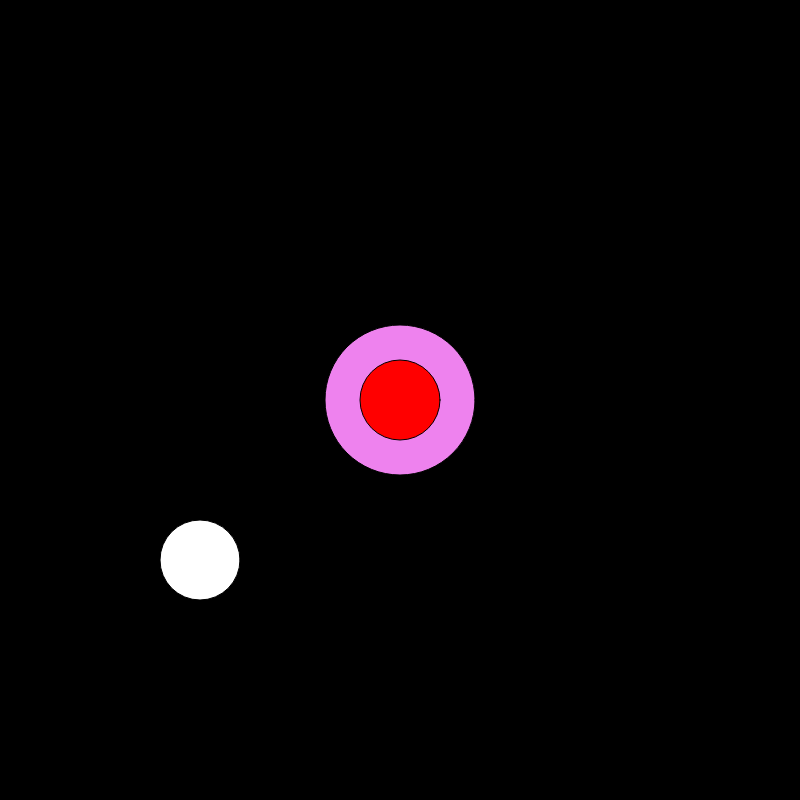
Frame 1 (no input)
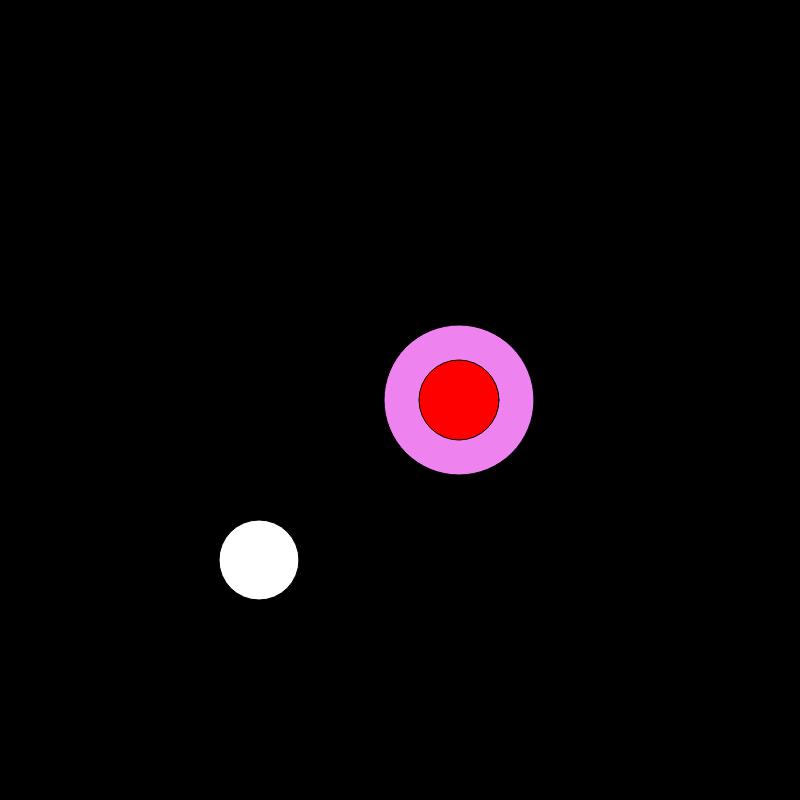
Frame 60 (no input)
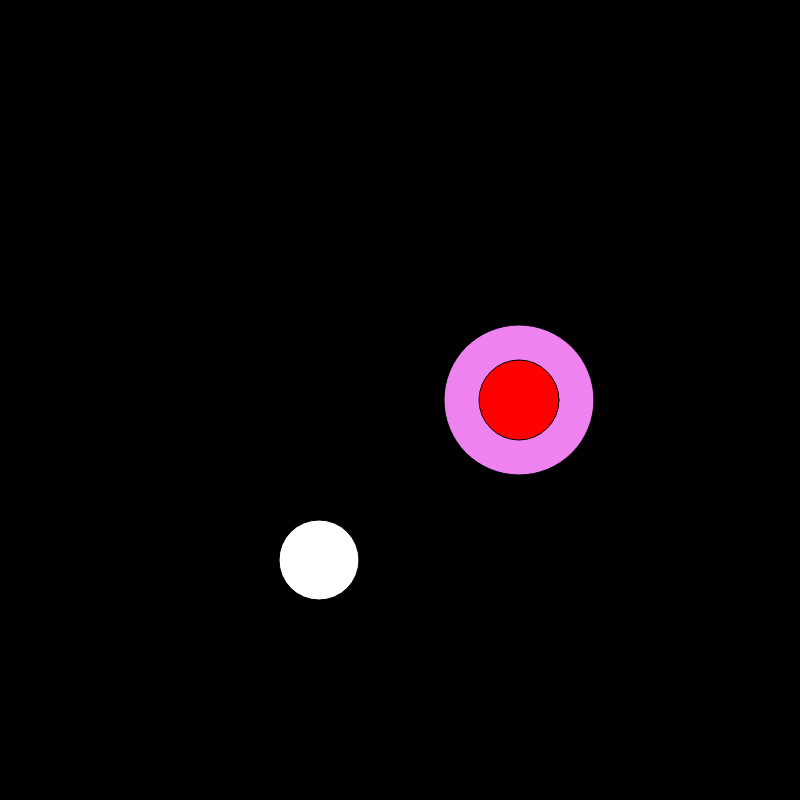
Frame 120 (the mouse pressed at the canvas centre since frame 60)

The p5.js sketch that drew these frames (run headless with seeded random() and noise() and a simulated clock; from frame 60 on, the mouse is pressed at the canvas centre):

// p5.js sketch
// ── sketch.js
let w = 800
let h = 800

//Change this to JSON object 

let x = 400
let y = 400
let r = 150
let clr = "violet"

let x1 = 400
let y1 = 400
let r1 = 80
let clr1 = "red"

let x2 = 200
let y2 = 560
let r2 = 80
let clr2 = "white"

function setup() {
    createCanvas(w, h)
    background("black")
}

function draw() {
    background("black")

    fill(clr)
    ellipse(x, y, r)
    
    fill(clr1)
    ellipse(x1, y1, r1)

    fill(clr2)
    ellipse(x2, y2, r2)

    x++
    x1++
    x2++
}
